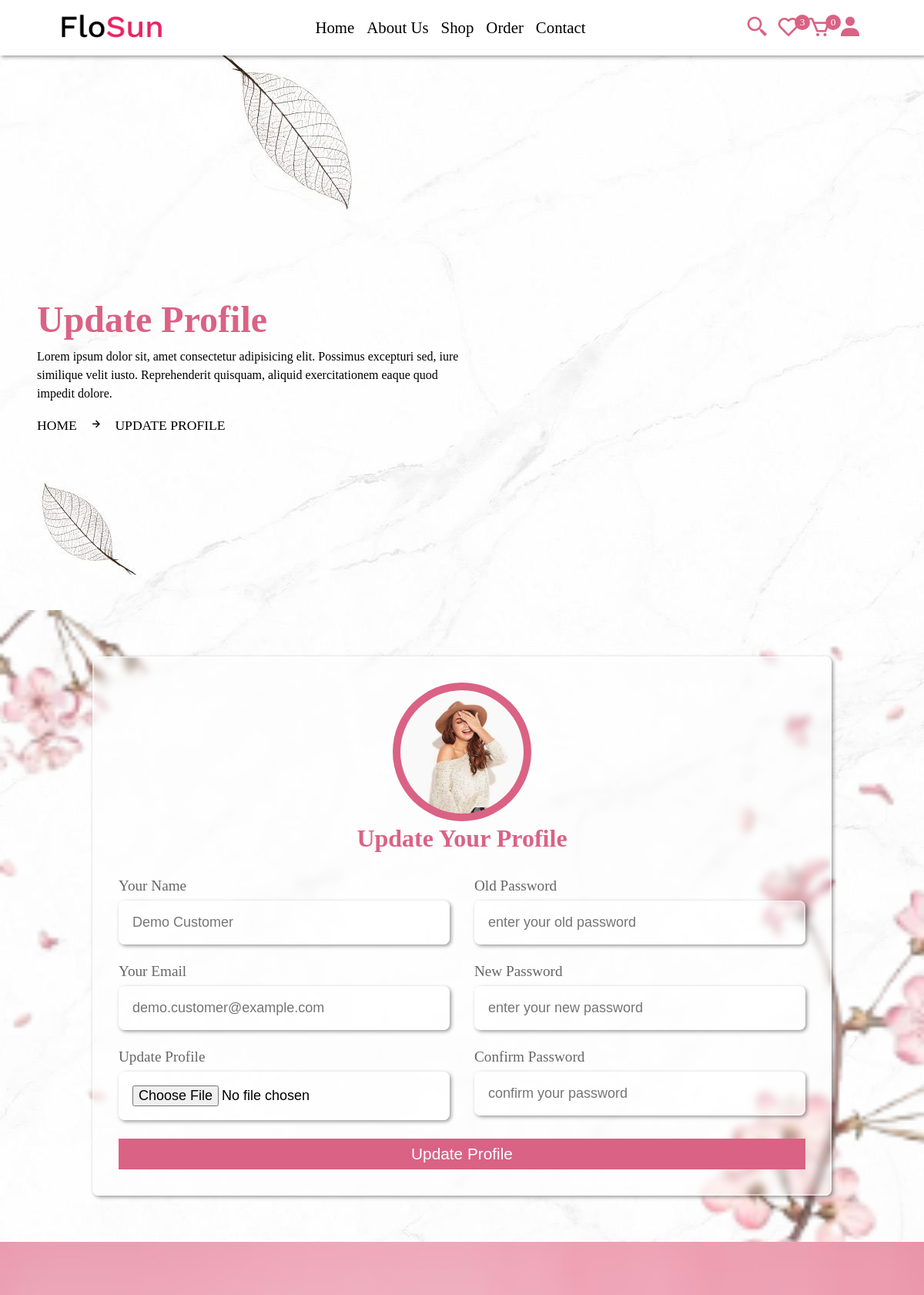
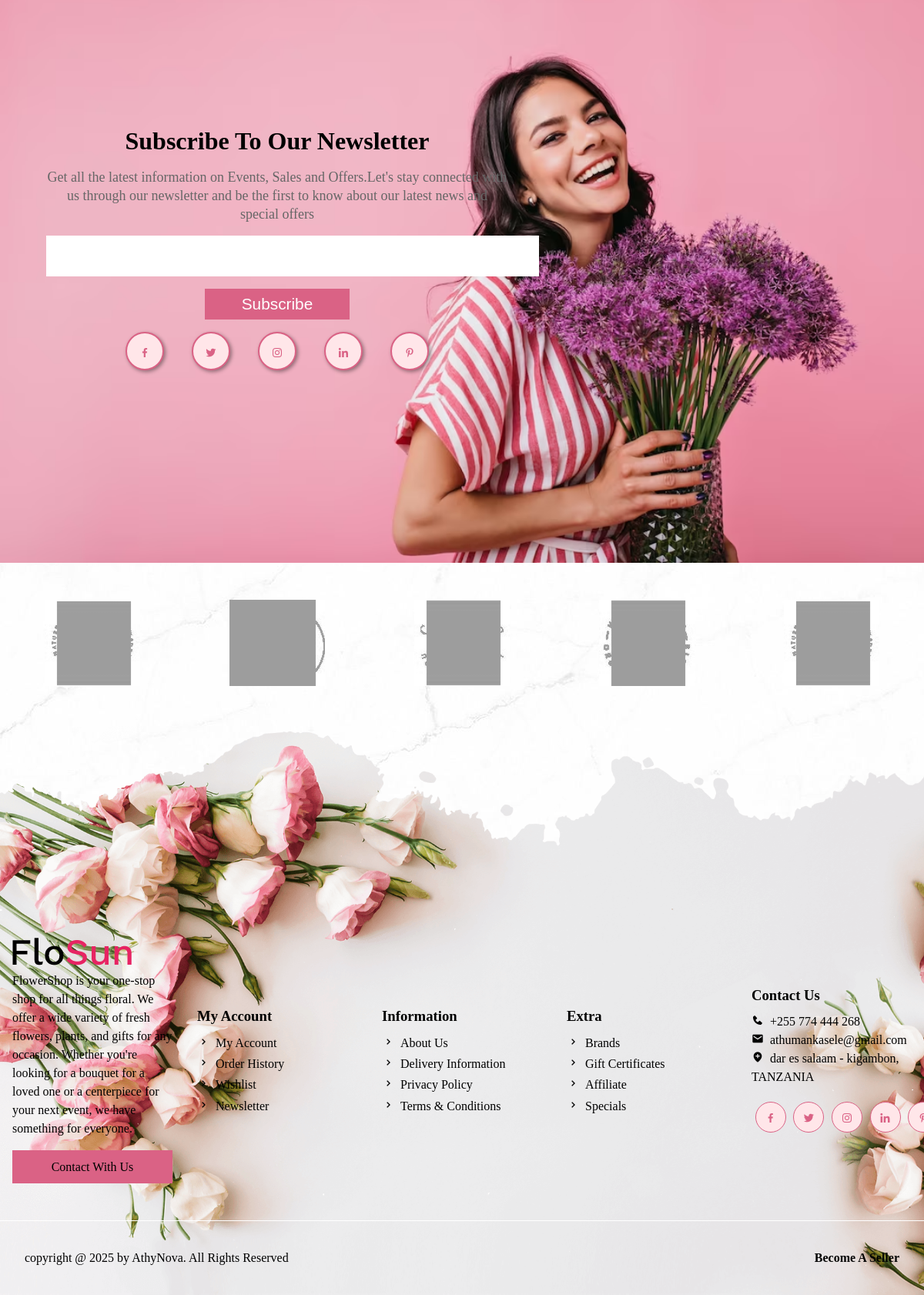
/update.php (signed in), run on the app's committed database (2 pictures, top to bottom).
### tables this page shows
CREATE TABLE `users` (
  `id` varchar(20) NOT NULL,
  `name` varchar(50) NOT NULL,
  `email` varchar(50) NOT NULL,
  `password` varchar(50) NOT NULL,
  `image` varchar(100) NOT NULL
);

### update.php (the view, shortened to what this page needs)
<?php
    include 'components/connect.php';
?>
<!DOCTYPE html>
<html lang="en">
<head>
    <link href='https://unpkg.com/boxicons@2.1.4/css/boxicons.min.css' rel='stylesheet'>
    <link rel="stylesheet" href="css/user_style.css?v=<?php echo time(); ?>">
</head>
<body>
    <?php include 'components/user_header.php'; ?>
    <div class="banner">
        <div class="detail">
            <h1>update profile</h1>
            <p>Lorem ipsum dolor sit, amet consectetur adipisicing elit. Possimus excepturi sed, iure similique velit iusto. Reprehenderit quisquam, aliquid exercitationem eaque quod impedit dolore.</p>
            <span><a href="home.php">home</a><i class="bx bx-right-arrow-alt"></i>update profile</span>
        </div>
    </div>
    <section class="form-container">
        <form action="" method="post" enctype="multipart/form-data" class="register">
            <div class="img-box">
                <img src="uploaded_files/<?= $fetch_profile['image']; ?>">
            </div>
            <h3>update your profile</h3>
            <div class="flex">
                <div class="col">
                    <div class="input-field">
                        <p>your name</p>
                        <input type="text" name="name" placeholder="<?= $fetch_profile['name']; ?>" class="box">
                    </div>
                    <div class="input-field">
                        <p>your email</p>
                        <input type="email" name="email" placeholder="<?= $fetch_profile['email']; ?>" class="box">
                    </div>
                    <div class="input-field">
                        <p>update profile</p>
                        <input type="file" name="image" accept="image/*" class="box">
                    </div>
                </div>
                <div class="col">
                    <div class="input-field">
                        <p>old password</p>
                        <input type="password" name="old_pass" placeholder="enter your old password" class="box">
                    </div>
                    <div class="input-field">
                        <p>new password</p>
                        <input type="password" name="new_pass" placeholder="enter your new password" class="box">
                    </div>
                    <div class="input-field">
                        <p>confirm password</p>
                        <input type="password" name="cpass" placeholder="confirm your password" class="box">
                    </div>
                </div>
            </div>
            <input type="submit" value="update profile" class="btn" name="update">
        </form>
    </section>
    <?php include 'components/user_footer.php'; ?>
</body>
</html>

### css/user_style.css (style rules this page uses)
* { margin: 0; padding: 0; box-sizing: border-box; outline: none; text-decoration: none; list-style: none; }
:root { --main-color: #da6285; --pink-color: #ff8e9d; --pink-opacity: #ffe6e9; --white-alfa-40: rgba(255, 255, 255, 0.40); --white-alfa-25: rgba(255, 255, 255, 0.25); --backdrop-filter: blur(5px); --padding: 5vh 15px; --box-shadow: 2px 2px 5px rgba(0, 0, 0, 0.40); }
body { background-image: url('../image/body.jpg'); }
html { scroll-behavior: smooth; }
button, input { border: none; }
.btn { display: inline-block; padding: .5rem 3rem; margin-top: 1rem; background-color: var(--main-color); color: #fff; cursor: pointer; text-align: center; position: relative; z-index: 100; font-size: 1.3rem; text-transform: capitalize; }
.btn::before { position: absolute; content: ''; width: 0%; height: 100%; background-color: #000; left: 0; top: 0; transition: .5s; z-index: -10; }
input[type='submit'] { cursor: pointer; }
section { padding: 6%; }
.banner { margin-top: 5rem; width: 100%; height: 80vh; display: flex; align-items: center; background-position: center; background-size: cover; animation: banner 2s infinite alternate; justify-content: flex-start; }
.banner .detail { padding-left: 4%; line-height: 1.5; max-width: 50vw; }
.banner .detail p { font-size: 16px; margin-bottom: 1rem; }
.banner .detail span { text-transform: uppercase; font-size: 1.1rem; margin-top: 1rem; }
.banner .detail a { color: #000; }
.banner .detail span i { margin: 0 1rem; }
.banner h1 { font-size: 3rem; color: var(--main-color); text-transform: capitalize; }
.form-container { background-image: url('../image/p.png'); background-size: cover; background-repeat: no-repeat; background-position: center; display: flex; justify-content: center; align-items: center; min-height: 100vh; position: relative; padding: 5% 0; }
.form-container form { background-color: var(--white-alfa-25); border: 2px solid var(--white-alfa-40); backdrop-filter: var(--backdrop-filter); box-shadow: var(--box-shadow); border-radius: .5rem; padding: 2rem; }
.form-container .register { width: 60rem; }
.form-container .register .img-box { text-align: center; }
.form-container .register img { width: 180px; height: 180px; border-radius: 50%; text-align: center; padding: 10px; background-color: var(--main-color); }
.form-container form h3 { text-align: center; font-size: 2rem; margin-bottom: 1rem; color: var(--main-color); text-transform: capitalize; font-weight: bold; }
.form-container form p { padding-top: 1rem; font-size: 1.2rem; color: #666; text-transform: capitalize; }
.form-container form .box { background-color: var(--white-alfa-25); border: 2px solid var(--white-alfa-40); backdrop-filter: var(--backdrop-filter); box-shadow: var(--box-shadow); width: 100%; border-radius: .5rem; margin: .5rem 0; padding: 1rem; font-size: 18px; }
.form-container .flex { display: flex; gap: 2rem; }
.form-container .flex .col { flex: 1 1 25rem; }
.form-container .btn { width: 100%; font-size: 1.3rem; }

### data on the page
users: image (picture), name "Demo Customer", email "demo.customer@example.com"

### other printed values
$total_wishlist_item "3"
$total_cart_item "0"
